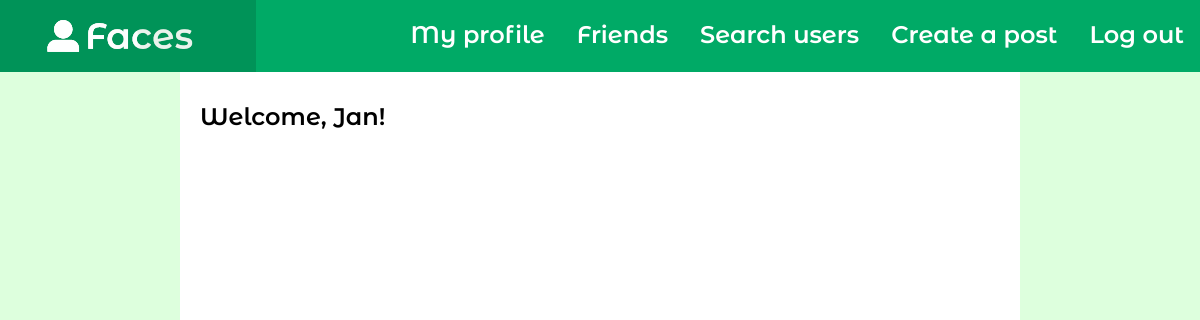
The app's page / (signed in), older data.
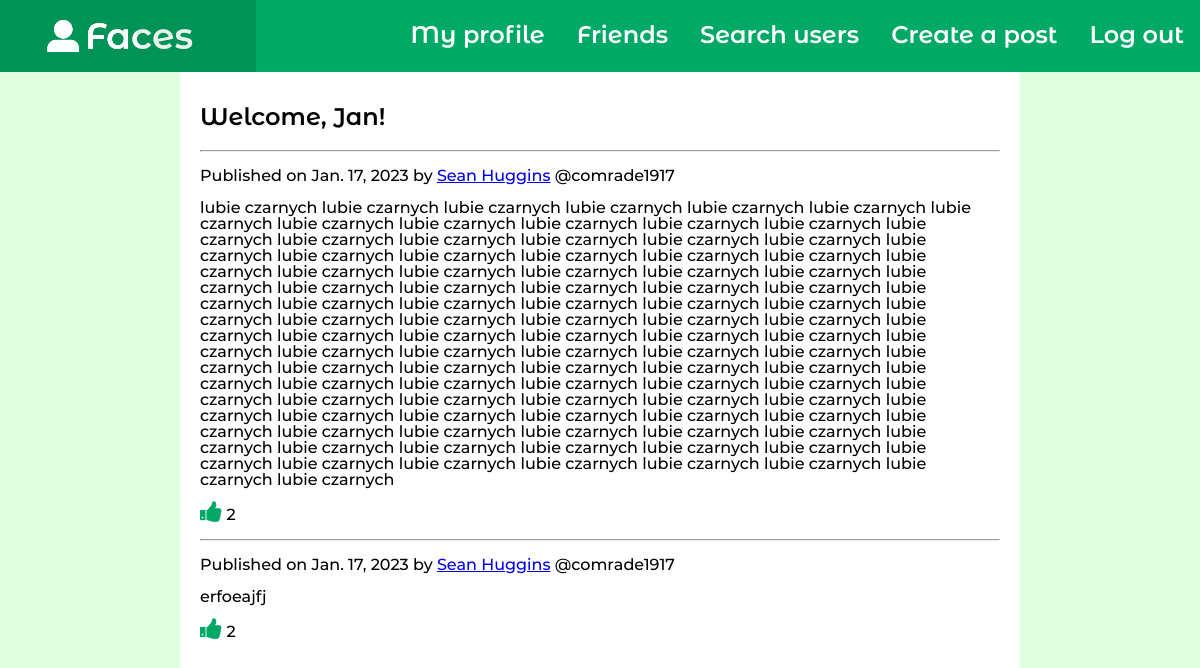
The same page, newer data.
### facebook2_app/models.py (models this page shows)
class Post(models.Model):
    content = models.TextField()
    author = models.ForeignKey(Person, on_delete=models.CASCADE)
    date = models.DateTimeField()

class Person(models.Model):
    user = models.OneToOneField(User, on_delete=models.CASCADE)
    friends = models.ManyToManyField("self")

### facebook2_app/views.py (the view)
# urls.py: path('', facebook2_app.views.index, name="index"),
def index(request):
    post_list = []
    friend_requests = []
    if request.user.is_authenticated:
        post_list_plain = []
        for friend in request.user.person.friends.all():
            post_list_plain += list(friend.post_set.all())
        post_list_plain.sort(key=lambda x: x.date, reverse=True)
        for post in post_list_plain:
            post_list += [[post, post.content.split("\r\n"), len(post.likeprofile_set.all())]]
        friend_requests = request.user.requestprofile.friend_requests.all()
    return render(request, "index.html", {
        "post_list": post_list, "friend_requests": friend_requests, "friend_requests_len": len(friend_requests)
    })

### templates/index.html (shortened to what this page needs)
{% extends 'base.html' %}
{% block content %}
    {% if user.is_authenticated %}
        <h2>Welcome, {{ user.first_name }}!</h2>
        {% for post in post_list %}
            <div id="{{ post.0.id }}">
                <hr>
                <p>Published on {{ post.0.date.date }} by <a href="{% url 'user' post.0.author.user.username %}">
                    {{ post.0.author.user.first_name }} {{ post.0.author.user.last_name }}</a>
                    @{{ post.0.author.user.username }}</p>
                <p>
                {% for line in post.1 %}
                    {{ line }}<br>
                {% endfor %}
                </p>
                <p>
                    {% if user.likeprofile in post.0.likeprofile_set.all %}
                        <a class="like-icon" id="like-{{ post.0.id }}" onclick="dislike({{ post.0.id }})">&#xf164;</a>
                    {% else %}
                        <a class="like-icon" id="like-{{ post.0.id }}" onclick="like({{ post.0.id }})">&#xe802;</a>
                    {% endif %}
                    <span id="like-count-{{ post.0.id }}">{{ post.2 }}</span>
                </p>
            </div>
        {% endfor %}
    {% endif %}
{% endblock %}

### templates/base.html (shortened to what this page needs)
{% load static %}
<!DOCTYPE html>
<html lang="en">
<head>
    <link rel="stylesheet" href="{% static 'css/style.css' %}">
</head>
<body>
    <header>
        <ul>
            <li style="float: left"><a href="{% url 'index' %}"><img class="logo" src="{% static 'img/postit-w.png' %}" alt="Postit logo"></a></li>
            {% if user.is_authenticated %}
                <li><a href="{% url 'logout' %}">Log out</a></li>
                <li><a href="{% url 'create_post' %}">Create a post</a></li>
                <li><a href="{% url 'search_users' %}">Search users</a></li>
                <li><a href="{% url 'friends' %}">Friends</a></li>
                <li><a href="{% url 'user' user.username %}">My profile</a></li>
            {% else %}
                <li class="login-link"><a href="{% url 'login' %}">Log in</a></li>
            {% endif %}
        </ul>
    </header>
    <div class="container">
        <main>
            {% block content %}
            {% endblock %}
        </main>
    </div>
</body>
</html>

### static/css/style.css (style rules this page uses)
html, body { margin: 0; padding: 0; font-family: 'montserrat', sans-serif; background-color: #dfd; height: 100%; }
h1, h2, h3, h4, h5, h6 { font-family: 'montserrat_alternates', sans-serif; }
p { font-size: 16px; }
header { position: fixed; top: 0; left: 0; width: 100%; background: #0a6; }
.logo { height: 56px; }
header ul, .mobile-menu ul { list-style-type: none; margin: 0; padding: 0; }
header ul li { display: inline; float: right; }
header ul li a { display: block; padding: 8px 16px; text-decoration: none; color: white; font-size: 24px; line-height: 56px; height: 56px; font-family: 'montserrat_alternates', sans-serif; }
.container { background-color: white; margin: 0 auto; width: 70%; max-width: 896px; min-height: 100%; }
main { padding: 86px 20px 20px; }
.like-icon { font-family: 'fontello'; font-size: 24px; line-height: 16px; text-decoration: none; color: #0a6; }

Row changes from the older to the newer data that the page shows:
added Post: date "Jan. 17, 2023", author.first_name "Sean", author.last_name "Huggins", author.username "comrade1917", 1 "lubie czarnych lubie czarnych lubie czarnych lubie czarnych lubie czarnych lubie czarnych lubie czarnych lubie czarnych lubie czarnych lubie czarnych lubie czarnych lubie czarnych lubie czarnych lubie czarnych lubie czarnych lubie czarnych lubie czarnych lubie czarnych lubie czarnych lubie czarnych lubie czarnych lubie czarnych lubie czarnych lubie czarnych lubie czarnych lubie czarnych lubie czarnych lubie czarnych lubie czarnych lubie czarnych lubie czarnych lubie czarnych lubie czarnych lubie czarnych lubie czarnych lubie czarnych lubie czarnych lubie czarnych lubie czarnych lubie czarnych lubie czarnych lubie czarnych lubie czarnych lubie czarnych lubie czarnych lubie czarnych lubie…", post "2"
now on this page (row unchanged): Post: date "Jan. 17, 2023", author.first_name "Sean", author.last_name "Huggins", author.username "comrade1917", 1 "erfoeajfj", post "2"
